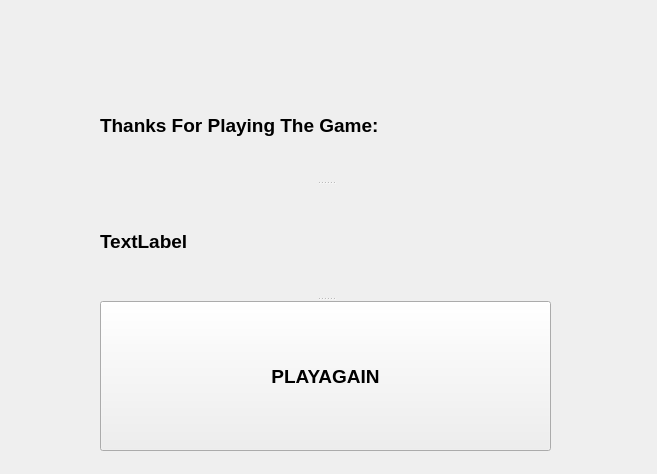
<?xml version="1.0" encoding="UTF-8"?>
<ui version="4.0">
 <class>Thanks</class>
 <widget class="QWidget" name="Thanks">
  <property name="geometry">
   <rect>
    <x>0</x>
    <y>0</y>
    <width>657</width>
    <height>474</height>
   </rect>
  </property>
  <property name="font">
   <font>
    <pointsize>14</pointsize>
    <weight>75</weight>
    <bold>true</bold>
   </font>
  </property>
  <property name="windowTitle">
   <string>Nations</string>
  </property>
  <widget class="QSplitter" name="splitter">
   <property name="geometry">
    <rect>
     <x>100</x>
     <y>70</y>
     <width>451</width>
     <height>381</height>
    </rect>
   </property>
   <property name="orientation">
    <enum>Qt::Vertical</enum>
   </property>
   <widget class="QLabel" name="label">
    <property name="text">
     <string>Thanks For Playing The Game: </string>
    </property>
   </widget>
   <widget class="QLabel" name="Score">
    <property name="text">
     <string>TextLabel</string>
    </property>
   </widget>
   <widget class="QPushButton" name="Back">
    <property name="text">
     <string>PLAYAGAIN</string>
    </property>
   </widget>
  </widget>
 </widget>
 <resources/>
 <connections>
  <connection>
   <sender>Back</sender>
   <signal>clicked()</signal>
   <receiver>Thanks</receiver>
   <slot>close()</slot>
   <hints>
    <hint type="sourcelabel">
     <x>325</x>
     <y>376</y>
    </hint>
    <hint type="destinationlabel">
     <x>328</x>
     <y>236</y>
    </hint>
   </hints>
  </connection>
 </connections>
</ui>
